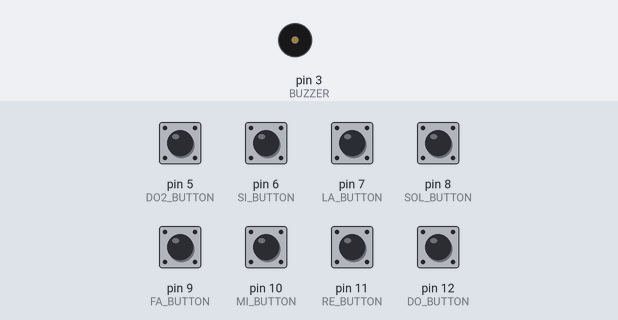
Bench run of a sketch on a simulated Arduino Uno, built with avr-gcc and run on an emulated ATmega328P. Parts: buzzer (waves = sounding). The inputs (shaded band) are chosen by the test bench; at power-on: pin 5 (DO2_BUTTON), pin 6 (SI_BUTTON), pin 7 (LA_BUTTON), pin 8 (SOL_BUTTON), pin 9 (FA_BUTTON), pin 10 (MI_BUTTON), pin 11 (RE_BUTTON), pin 12 (DO_BUTTON) LOW.

Above: at 1.2 s.
1.3 s: pin 5 (DO2_BUTTON) pulled HIGH for 0.15 s
At 1.37 s:
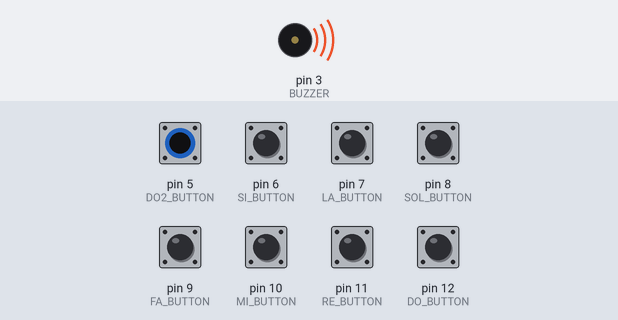
Timing chart, 0 to 4.3 s (numbered marks = the images above; inputs shaded):
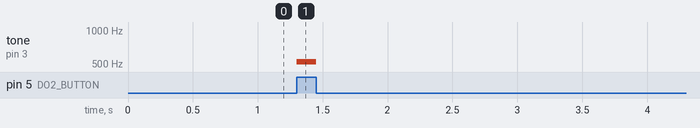

The sketch:

piano.ino
```cpp
const int DO = 262;
const int RE = 294;
const int MI = 330;
const int FA = 349;
const int SOL = 392;
const int LA = 440;
const int SI = 494;
const int DO2 = 523;

const int DO_BUTTON = 12;
const int RE_BUTTON = 11;
const int MI_BUTTON = 10;
const int FA_BUTTON = 9;
const int SOL_BUTTON = 8;
const int LA_BUTTON = 7;
const int SI_BUTTON = 6;
const int DO2_BUTTON = 5;

const int BUZZER = 3;

void setup() {
  pinMode(BUZZER, OUTPUT);
}

void loop() {
  bool doRead = digitalRead(DO_BUTTON);
  bool reRead = digitalRead(RE_BUTTON);
  bool miRead = digitalRead(MI_BUTTON);
  bool faRead = digitalRead(FA_BUTTON);
  bool solRead = digitalRead(SOL_BUTTON);
  bool laRead = digitalRead(LA_BUTTON);
  bool siRead = digitalRead(SI_BUTTON);
  bool do2Read = digitalRead(DO2_BUTTON);

  if (doRead) {
    tone(BUZZER, DO);
    while (digitalRead(DO_BUTTON));
  }
  else if (reRead) {
    tone(BUZZER, RE);
    while (digitalRead(RE_BUTTON));
  }
  else if (miRead) {
    tone(BUZZER, MI);
    while (digitalRead(MI_BUTTON));
  }
  else if (faRead) {
    tone(BUZZER, FA);
    while (digitalRead(FA_BUTTON));
  }
  else if (solRead) {
    tone(BUZZER, SOL);
    while (digitalRead(SOL_BUTTON));
  }
  else if (laRead) {
    tone(BUZZER, LA);
    while (digitalRead(LA_BUTTON));
  }
  else if (siRead) {
    tone(BUZZER, SI);
    while (digitalRead(SI_BUTTON));
  }
  else if (do2Read) {
    tone(BUZZER, DO2);
    while (digitalRead(DO2_BUTTON));
  }
  else {
    noTone(BUZZER);
  }
}
```

Measured:
- after the input at 1.3 s, tone on pin 3 (BUZZER): silent → 523 Hz at once, → silent 0.15 s later
